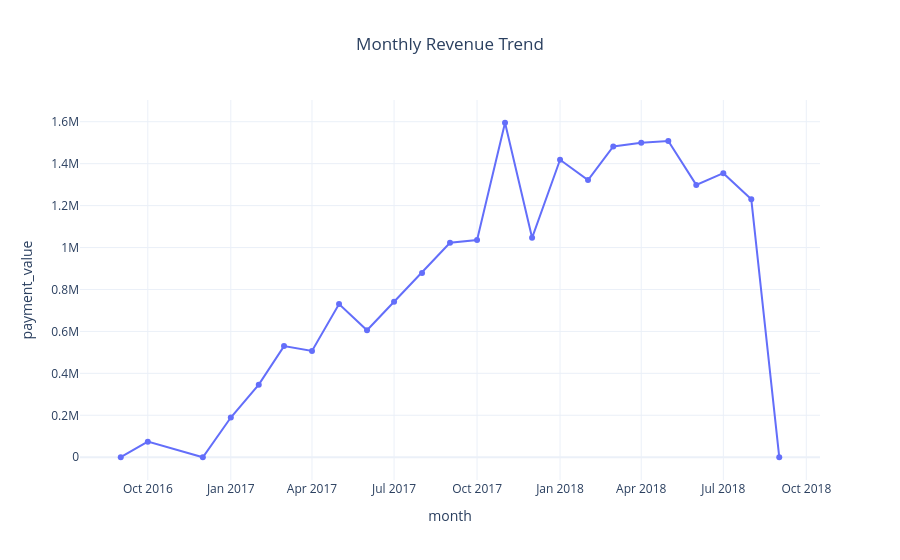

Write notebook code for a chart like this one.
### Code cell
fig=px.line(

monthly,

x="month",

y="payment_value",

markers=True,

title="Monthly Revenue Trend"

)

fig.update_layout(

template="plotly_white",

title_x=0.5

)

fig.show()

### Figure 1 — Plotly figure (JSON) as saved in the notebook; plotly's stock layout.template omitted (floating-point values rounded to 4 significant figures)
{"data": [{"hovertemplate": "month=%{x}<br>payment_value=%{y}<extra></extra>", "legendgroup": "", "line": {"color": "#636efa", "dash": "solid"}, "marker": {"symbol": "circle"}, "mode": "lines+markers", "name": "", "orientation": "v", "showlegend": false, "type": "scatter", "x": ["2016-09", "2016-10", "2016-12", "2017-01", "2017-02", "2017-03", "2017-04", "2017-05", "2017-06", "2017-07", "2017-08", "2017-09", "2017-10", "2017-11", "2017-12", "2018-01", "2018-02", "2018-03", "2018-04", "2018-05", "2018-06", "2018-07", "2018-08", "2018-09"], "xaxis": "x", "y": [347.5, 74350.0, 19.62, 189600.0, 346300.0, 530000.0, 506900.0, 730900.0, 605600.0, 741900.0, 878000.0, 1023000.0, 1036000.0, 1595000.0, 1046000.0, 1418000.0, 1322000.0, 1482000.0, 1499000.0, 1508000.0, 1299000.0, 1355000.0, 1230000.0, 166.5], "yaxis": "y"}], "layout": {"legend": {"tracegroupgap": 0}, "title": {"text": "Monthly Revenue Trend", "x": 0.5}, "xaxis": {"anchor": "y", "domain": [0, 1], "title": {"text": "month"}}, "yaxis": {"anchor": "x", "domain": [0, 1], "title": {"text": "payment_value"}}}}
